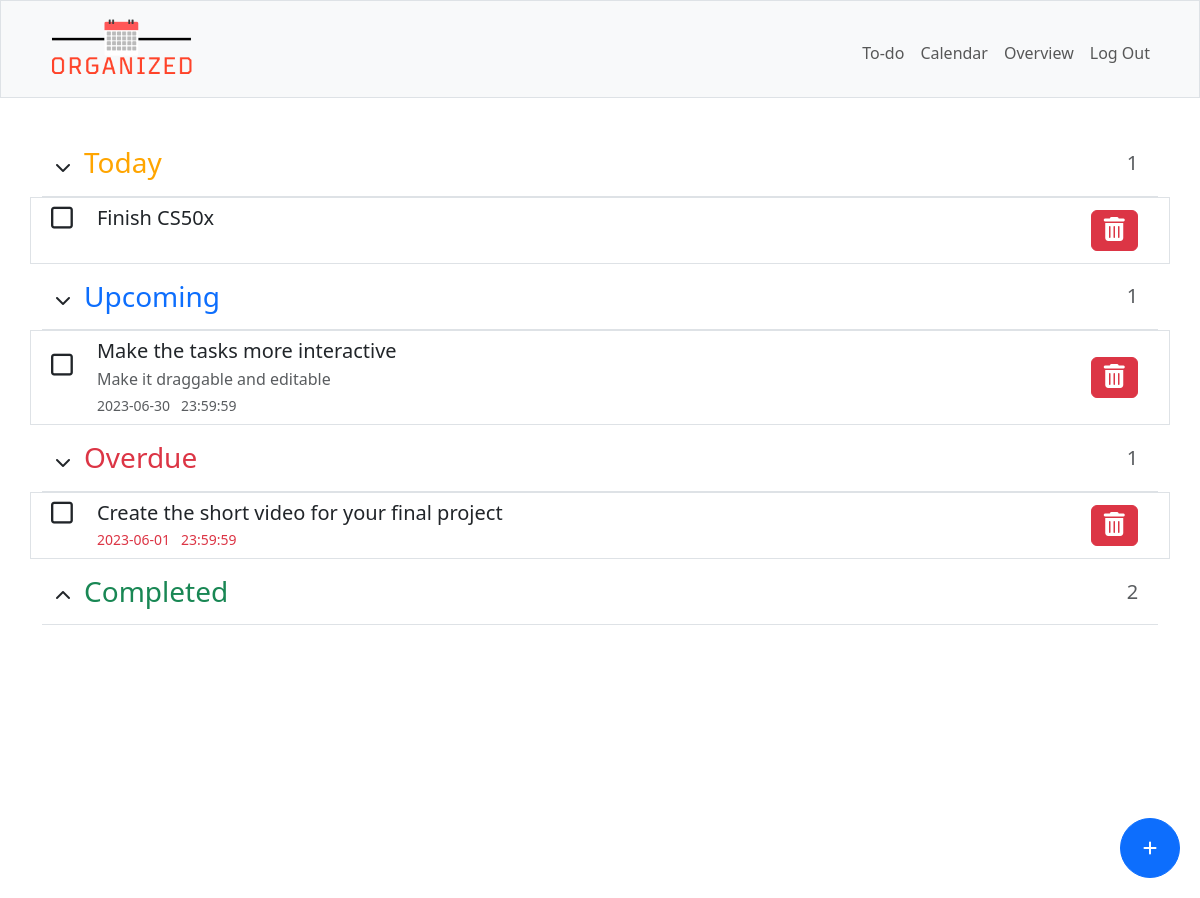
The page / (signed in) on the database its author committed.
### tables this page shows
CREATE TABLE todo (
    id INTEGER PRIMARY KEY AUTOINCREMENT NOT NULL,
    user_id INTEGER NOT NULL,
    title TEXT NOT NULL,
    [description] TEXT,
    "due_date" DATE,
    "due_time" TIME,
    [class] TEXT,
    FOREIGN KEY(user_id) REFERENCES users(id)
);

### app.py (the view)
@app.route("/", methods=["GET", "POST"])
@login_required
def index():
    if request.method == "POST":
        if request.headers.get("X-Requested-With") == "XMLHttpRequest":
            items = db.execute("SELECT * FROM todo WHERE user_id = ? AND class != 'Completed'",
                               session["user_id"])
            for item in items:
                todo_class = checkDue(item["due_date"], item["due_time"])
                if item["class"] != todo_class:
                    db.execute("UPDATE todo SET class = ? WHERE user_id = ? AND id = ?",
                               todo_class, session["user_id"], item['id'])
            return jsonify(success=True)  # Return a JSON response indicating success
        if request.form.get("btn-identifier") == "addBtn":
            title = request.form.get("title")
            description = request.form.get("description")
            date = request.form.get("date")
            time = request.form.get("time")
            if date or time:
                if date and time:
                    todo_class = checkDue(date, time)
                    db.execute("INSERT INTO todo (user_id, title, description, due_date, due_time, class) VALUES (?, ?, ?, ?, ?, ?)",
                               session["user_id"], title, description, date, time, todo_class)
                if date and not time:
                    time = "23:59:59"
                    todo_class = checkDue(date, time)
                    db.execute("INSERT INTO todo (user_id, title, description, due_date, due_time, class) VALUES (?, ?, ?, ?, ?, ?)",
                               session["user_id"], title, description, date, time, todo_class)
                if time and not date:
                    db.execute("INSERT INTO todo (user_id, title, description, due_date, due_time, class) VALUES (?, ?, ?, ?, ?, 'Today')",
                               session["user_id"], title, description, current_date, time)
            else:
                db.execute("INSERT INTO todo (user_id, title, description, due_date, due_time, class) VALUES (?, ?, ?, ?, ?, 'Today')",
                           session["user_id"], title, description, date, time)
        if request.form.get("btn-identifier") == "deleteBtn":
            id = request.form.get("todo-id")
            item = db.execute("SELECT id FROM todo WHERE user_id = ? AND id = ?",
                              session["user_id"], id)
            db.execute("DELETE FROM todo WHERE id = ?", item[0]["id"])
        if request.form.get("btn-identifier") == "checkbox":
            id = request.form.get("todo-id")
            item = db.execute("SELECT * FROM todo WHERE user_id = ? AND id = ?",
                              session["user_id"], id)
            if item[0]["due_date"] or item[0]["due_time"]:
                if item[0]["class"] == "Completed":
                    todo_class = checkDue(item[0]["due_date"], item[0]["due_time"])
                    db.execute("UPDATE todo SET class = ? WHERE user_id = ? AND id = ?",
                               todo_class, session["user_id"], id)
                else:
                    db.execute("UPDATE todo SET class = 'Completed' WHERE user_id = ? AND id = ?",
                               session["user_id"], id)
            else:
                if item[0]['class'] == "Completed":
                    db.execute("UPDATE todo SET class = 'Today' WHERE user_id = ? AND id = ?",
                               session["user_id"], id)
                else:
                    db.execute("UPDATE todo SET class = 'Completed' WHERE user_id = ? AND id = ?",
                               session["user_id"], id)
        return redirect("/")
    else:
        items = db.execute("SELECT * FROM todo WHERE user_id = ? AND class != 'Completed'",
                           session["user_id"])
        for item in items:
            todo_class = checkDue(item["due_date"], item["due_time"])
            if item["class"] != todo_class:
                db.execute("UPDATE todo SET class = ? WHERE user_id = ? AND id = ?",
                           todo_class, session["user_id"], item["id"])
        todo = db.execute("""SELECT *,
                                (SELECT COUNT(*) FROM todo WHERE user_id = ? AND class = 'Overdue') AS overdue_count,
                                (SELECT COUNT(*) FROM todo WHERE user_id = ? AND class = 'Today') AS today_count,
                                (SELECT COUNT(*) FROM todo WHERE user_id = ? AND class = 'Upcoming') AS upcoming_count,
                                (SELECT COUNT(*) FROM todo WHERE user_id = ? AND class = 'Completed') AS completed_count
                             FROM todo WHERE user_id = ? ORDER BY due_date, due_time""",
                          session["user_id"], session["user_id"], session["user_id"], session["user_id"], session["user_id"])
        if todo:
            upcoming_count = todo[0]["upcoming_count"]
            today_count = todo[0]["today_count"]
            overdue_count = todo[0]["overdue_count"]
            completed_count = todo[0]["completed_count"]
        else:
            upcoming_count = 0
            today_count = 0
            overdue_count = 0
            completed_count = 0
        return render_template("index.html", todo=todo, today_count=today_count, upcoming_count=upcoming_count, overdue_count=overdue_count, completed_count=completed_count)

### app.py (called while the page is built)
@app.after_request
def after_request(response):
    response.headers["Cache-Control"] = "no-cache, no-store, must-revalidate"
    response.headers["Expires"] = 0
    response.headers["Pragma"] = "no-cache"
    return response

### helpers.py (called while the page is built)
def login_required(f):
    @wraps(f)
    def decorated_function(*args, **kwargs):
        if session.get("user_id") is None:
            return redirect("/login")
        return f(*args, **kwargs)
    return decorated_function

def checkDue(todo_date, todo_time):
    current_dt = datetime.now()
    current_date = current_dt.date()
    current_time = current_dt.time()
    if todo_date:
        due_dt_str = todo_date + ' ' + todo_time
        due_dt = datetime.strptime(due_dt_str, '%Y-%m-%d %H:%M:%S')
        due_date = datetime.strptime(todo_date, '%Y-%m-%d').date()
        if current_dt > due_dt:
            return "Overdue"
        else:
            if current_date == due_date:
                return "Today"
            else:
                return "Upcoming"
    elif todo_time:
        due_time = datetime.strptime(todo_time, '%H:%M:%S').time()
        if current_time > due_time:
            return "Overdue"
        else:
            return "Today"
    else:
        return "Today"

### templates/index.html (shortened to what this page needs)
{% extends "layout.html" %}
{% block main %}
   <div class="d-flex flex-column w-100 text-start">
        <button type="button" class="btn btn-primary fixedButton roundedFixedBtn" data-bs-toggle="modal" data-bs-target="#addTaskModal">
            <i class="fa-solid fa-plus"></i>
        </button>
        <div class="d-flex pb-2 mb-0 border-bottom">
            <button class="btn btnCollapse" type="button" data-bs-toggle="collapse" data-bs-target="#collapseToday" aria-expanded="false" aria-controls="collapseToday">
                <i class="fa-solid fa-chevron-down"></i>
            </button>
            <h3 class="col-sm-11" id="today-section">Today</h3>
            <p class="col text-muted text-center align-self-center fs-5 mb-0 pb-2">{{ today_count }}</p>
        </div>
        <ul class="collapse show" id="collapseToday">
            {% for row in todo if row["class"] == "Today" %}
            <li>
                <div class="row border p-2 item">
                    <form action="/" method="POST" class="col-1 box">
                        <button type="submit" class="btn iconBtn align-self-center" name="btn-identifier" value="checkbox">
                            <i class="fa-regular fa-square checkbox tick" id="{{ row['id'] }}"></i>
                        </button>
                    </form>
                    <div class="col-9 todo-item">
                        <h5 class="mb-1">{{ row["title"] }}</h5>
                    </div>
                    <form action="/" method="POST" class="col-1 align-self-center d-flex justify-content-center ms-auto">
                        <button class="btn btn-danger" name="btn-identifier" value="deleteBtn" onclick="return confirm('Are you sure you want to delete this item?');"><i class="fa fa-trash"></i></button>
                    </form>
                </div>
            </li>
            {% endfor %}
        </ul>
        <div class="d-flex pb-2 mb-0 border-bottom">
            <button class="btn btnCollapse" type="button" data-bs-toggle="collapse" data-bs-target="#collapseUpcoming" aria-expanded="false" aria-controls="collapseUpcoming">
                <i class="fa-solid fa-chevron-down"></i>
            </button>
            <h3 class="col-sm-11 text-primary" id="upcoming-section">Upcoming</h3>
            <p class="col text-muted text-center align-self-center fs-5 mb-0 pb-2">{{ upcoming_count }}</p>
        </div>
        <ul class="collapse show" id="collapseUpcoming">
            {% for row in todo if row["class"] == "Upcoming" %}
            <li>
                <div class="row border p-2 item">
                    <form action="/" method="POST" class="col-1 box">
                        <button type="submit" class="btn iconBtn align-self-center" name="btn-identifier" value="checkbox">
                            <i class="fa-regular fa-square checkbox tick" id="{{ row['id'] }}"></i>
                        </button>
                    </form>
                    <div class="col-9 todo-item">
                        <h5 class="mb-1">{{ row["title"] }}</h5>
                        <p class="text-muted mb-1">{{ row["description"] }}</p>
                        <p class="text-muted fs-7 m-0">{{ row["due_date"] }}&nbsp;&nbsp;&nbsp;{{ row["due_time"] }}</p>
                    </div>
                    <form action="/" method="POST" class="col-1 align-self-center d-flex justify-content-center ms-auto">
                        <button class="btn btn-danger" name="btn-identifier" value="deleteBtn" onclick="return confirm('Are you sure you want to delete this item?');"><i class="fa fa-trash"></i></button>
                    </form>
                </div>
            </li>
            {% endfor %}
        </ul>
        <div class="d-flex pb-2 mb-0 border-bottom">
            <button class="btn btnCollapse" type="button" data-bs-toggle="collapse" data-bs-target="#collapseOverdue" aria-expanded="false" aria-controls="collapseOverdue">
                <i class="fa-solid fa-chevron-down"></i>
            </button>
            <h3 class="col-sm-11 text-danger" id="overdue-section">Overdue</h3>
            <p class="col text-muted text-center align-self-center fs-5 mb-0 pb-2">{{ overdue_count }}</p>
        </div>
        <ul class="collapse show" id="collapseOverdue">
            {% for row in todo if row["class"] == "Overdue" %}
            <li>
                <div class="row border p-2 item">
                    <form action="/" method="POST" class="col-1 box">
                        <button type="submit" class="btn iconBtn align-self-center" name="btn-identifier" value="checkbox">
                            <i class="fa-regular fa-square checkbox tick" id="{{ row['id'] }}"></i>
                        </button>
                    </form>
                    <div class="col-9 todo-item">
                        <h5 class="mb-1">{{ row["title"] }}</h5>
                        <p class="text-danger fs-7 m-0">{{ row["due_date"] }}&nbsp;&nbsp;&nbsp;{{ row["due_time"] }}</p>
                    </div>
                    <form action="/" method="POST" class="col-1 align-self-center d-flex justify-content-center ms-auto">
                        <button class="btn btn-danger" name="btn-identifier" value="deleteBtn" onclick="return confirm('Are you sure you want to delete this item?');"><i class="fa fa-trash"></i></button>
                    </form>
                </div>
            </li>
            {% endfor %}
        </ul>
        <div class="d-flex pb-2 mb-0 border-bottom">
            <button class="btn btnCollapse" type="button" data-bs-toggle="collapse" data-bs-target="#collapseCompleted" aria-expanded="false" aria-controls="collapseCompleted">
                <i class="fa-solid fa-chevron-up"></i>
            </button>
            <h3 class="col-sm-11 text-success" id="completed-section">Completed</h3>
            <p class="col text-muted text-center align-self-center fs-5 mb-0 pb-2">{{ completed_count }}</p>
        </div>
   </div>
{% endblock %}

### static/styles.css (style rules this page uses)
#today-section { color: orange; }
.fa-trash { font-size: 24px; }
ul, li { list-style: none; padding: 0; }
.fixedButton { position: fixed; bottom: 20px; right: 20px; }
.roundedFixedBtn { height: 60px; width: 60px; border-radius: 50%; color: white; text-align: center; cursor: pointer; }
.checkbox { display: flex; width: auto; height: auto; font-size: 25px; text-align: center; align-items: center; cursor: pointer; }
.box { display: inline-flex; width: auto; height: auto; padding-bottom: 1.5rem!important; justify-content: center; }
.iconBtn { padding: 0; background: none; border: none; width: fit-content; height: fit-content; }
form.box button { box-shadow: none!important; outline: none!important; }
.fs-7 { font-size: 14px!important; }

### rows shown on the page
todo: title "Finish CS50x"
todo: title "Make the tasks more interactive", description "Make it draggable and editable", due_date "2023-06-30", due_time "23:59:59"
todo: title "Create the short video for your final project", due_date "2023-06-01", due_time "23:59:59"

### other values the page prints
{{ today_count }} "1"
{{ upcoming_count }} "1"
{{ overdue_count }} "1"
{{ completed_count }} "2"
